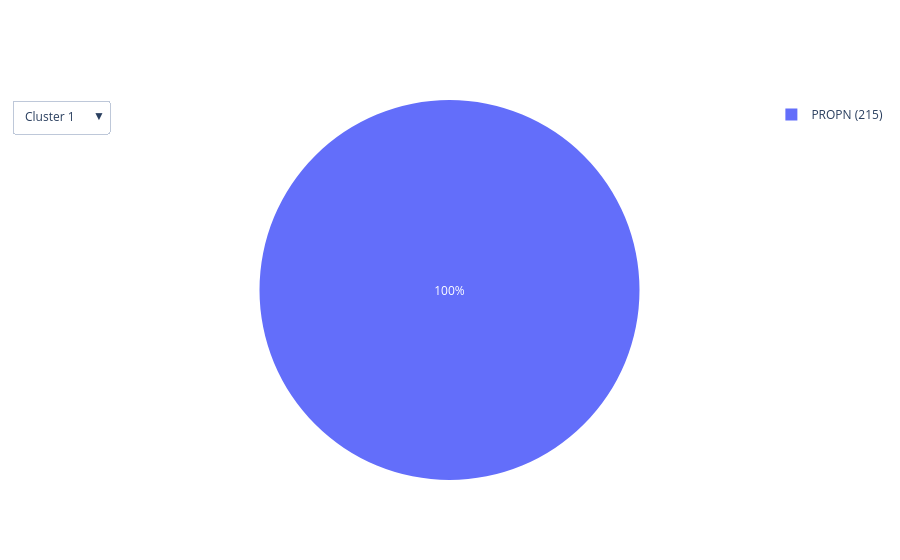

Source (notebook cell):
### Code cell
# make pie chart with plotly
import plotly.express as px
import plotly.graph_objects as go

# Function to create pie chart for a given cluster
def create_pie_chart(cluster_number):
    labels = [f'{k} ({v})' for k, v in pie_chart[cluster_number].items()]
    values = list(pie_chart[cluster_number].values())
    fig = go.Figure(data=[go.Pie(labels=labels, values=values)])
    return fig

# Create initial pie chart
fig = create_pie_chart(1)

# Add dropdown menu
dropdown_buttons = [
    {
        'label': f'Cluster {i}',
        'method': 'update',
        'args': [{'values': [list(pie_chart[i].values())], 'labels': [[f'{k} ({v})' for k, v in pie_chart[i].items()]]}]
    } for i in pie_chart.keys()
]

fig.update_layout(
    updatemenus=[
        {
            'buttons': dropdown_buttons,
            'direction': 'down',
            'showactive': True,
        }
    ]
)

fig.show()

### Figure 1 — Plotly figure (JSON) as saved in the notebook; plotly's stock layout.template omitted (floating-point values rounded to 4 significant figures)
{"data": [{"labels": ["PROPN (215)"], "type": "pie", "values": [215]}], "layout": {"updatemenus": [{"buttons": [{"args": [{"labels": [["PROPN (215)"]], "values": [[215]]}], "label": "Cluster 1", "method": "update"}, {"args": [{"labels": [["VERB (368)", "ADJ (28)"]], "values": [[368, 28]]}], "label": "Cluster 2", "method": "update"}, {"args": [{"labels": [["ADJ (301)"]], "values": [[301]]}], "label": "Cluster 3", "method": "update"}, {"args": [{"labels": [["SYM (1)", "ADJ (1)", "NOUN (3)", "X (2)", "PROPN (20)", "DET (13)", "ADP (1)"]], "values": [[1, 1, 3, 2, 20, 13, 1]]}], "label": "Cluster 4", "method": "update"}, {"args": [{"labels": [["DET (10)", "ADP (1)", "NUM (1)"]], "values": [[10, 1, 1]]}], "label": "Cluster 5", "method": "update"}, {"args": [{"labels": [["AUX (9)", "PART (2)"]], "values": [[9, 2]]}], "label": "Cluster 6", "method": "update"}, {"args": [{"labels": [["NOUN (2)", "PRON (16)", "ADP (2)", "SCONJ (17)", "ADV (18)", "DET (1)"]], "values": [[2, 16, 2, 17, 18, 1]]}], "label": "Cluster 7", "method": "update"}, {"args": [{"labels": [["NOUN (778)", "PROPN (11)"]], "values": [[778, 11]]}], "label": "Cluster 8", "method": "update"}, {"args": [{"labels": [["NOUN (20)"]], "values": [[20]]}], "label": "Cluster 9", "method": "update"}, {"args": [{"labels": [["NUM (161)"]], "values": [[161]]}], "label": "Cluster 10", "method": "update"}, {"args": [{"labels": [["SYM (1)", "CCONJ (14)", "ADP (40)"]], "values": [[1, 14, 40]]}], "label": "Cluster 11", "method": "update"}, {"args": [{"labels": [["ADV (157)"]], "values": [[157]]}], "label": "Cluster 12", "method": "update"}], "direction": "down", "showactive": true}]}}
